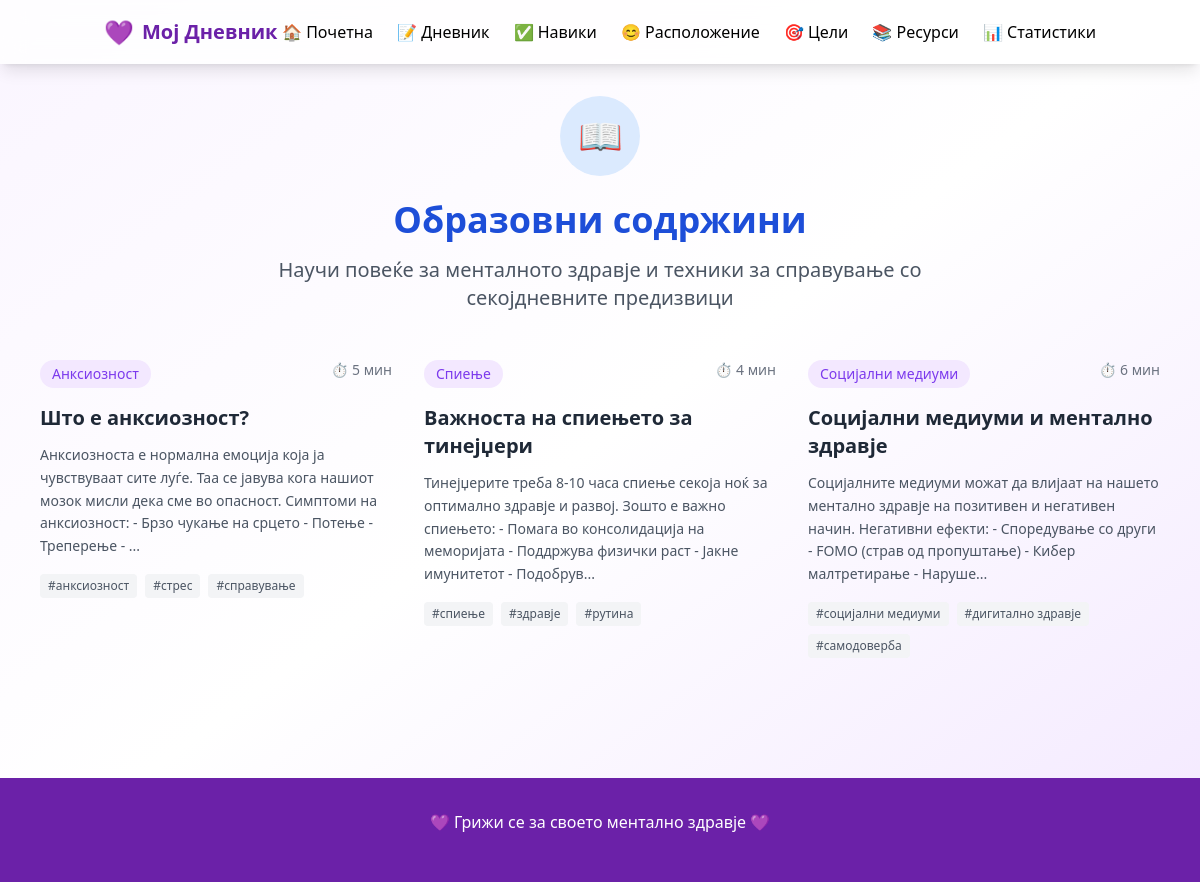
The page /resources/education on the database its author committed.
### models/resources.py (models this page shows)
class EducationalContent(BaseModel):
    __tablename__ = 'educational_content'
    title = db.Column(db.String(200), nullable=False)
    content = db.Column(db.Text)
    category = db.Column(db.String(50), nullable=False)
    age_group = db.Column(db.String(20))
    reading_time = db.Column(db.Integer)
    tags = db.Column(db.Text)

### controllers/resources_controller.py (the view, shortened to what this page needs)
@resources_bp.route('/education')
def education():
    content = EducationalContent.query.filter_by(age_group='teenagers').all()
    categories = list(set([c.category for c in content]))
    return render_template('resources/education.html', content=content, categories=categories)

### app.py (called while the page is built)
@app.context_processor
def inject_date():
    return {'today': date.today()}

### templates/resources/education.html (shortened to what this page needs)
{% extends "base.html" %}
{% block content %}
<div class="space-y-8">
    <div class="text-center mb-12">
        <div class="inline-flex items-center justify-center w-20 h-20 bg-blue-100 rounded-full mb-6">
            <span class="text-4xl">📖</span>
        </div>
        <h1 class="text-4xl font-bold text-blue-700 mb-4">Образовни содржини</h1>
        <p class="text-xl text-gray-600 max-w-2xl mx-auto">
            Научи повеќе за менталното здравје и техники за справување со секојдневните предизвици
        </p>
    </div>
    <div id="contentGrid" class="grid md:grid-cols-2 lg:grid-cols-3 gap-8">
        {% for article in content %}
        <article class="content-item card  rounded-xl hover:shadow-xl transition-all duration-300 transform hover:-translate-y-1"
                 data-category="{{ article.category }}" data-tags="{{ article.tags }}">
            <div class="flex justify-between items-start mb-4">
                <span class="inline-block bg-purple-100 text-purple-700 px-3 py-1 rounded-full text-sm font-medium">
                    {{ article.category }}
                </span>
                <div class="flex items-center text-gray-500 text-sm">
                    <span class="mr-1">⏱️</span>
                    <span>{{ article.reading_time }} мин</span>
                </div>
            </div>
            <h3 class="text-xl font-bold text-gray-800 mb-3 line-clamp-2">
                {{ article.title }}
            </h3>
            <div class="text-gray-600 mb-4 text-sm leading-relaxed">
                {% set content_preview = article.content[:200] + '...' if article.content|length > 200 else article.content %}
                {{ content_preview | replace('**', '') | replace('#', '') }}
            </div>
            {% if article.tags %}
            <div class="flex flex-wrap gap-2 mb-6">
                {% for tag in article.tags.split(',') %}
                <span class="bg-gray-100 text-gray-600 px-2 py-1 rounded text-xs">
                    #{{ tag.strip() }}
                </span>
                {% endfor %}
            </div>
            {% endif %}
        </article>
        {% endfor %}
    </div>
</div>
{% endblock %}

### templates/base.html (style rules this page uses)
.card { @apply bg-white rounded-2xl shadow-xl p-6 border border-purple-100; }

### rows shown on the page
EducationalContent: category "Анксиозност", reading_time "5", title "Што е анксиозност?", content_preview "Анксиозноста е нормална емоција која ја чувствуваат сите луѓе. Таа се јавува кога нашиот мозок мисли дека сме во опасност. Симптоми на анксиозност: - Брзо чукање на срцето - Потење - Треперење - ...", strip "анксиозност" "стрес" "справување"
EducationalContent: category "Спиење", reading_time "4", title "Важноста на спиењето за тинејџери", content_preview "Тинејџерите треба 8-10 часа спиење секоја ноќ за оптимално здравје и развој. Зошто е важно спиењето: - Помага во консолидација на меморијата - Поддржува физички раст - Јакне имунитетот - Подобрув...", strip "спиење" "здравје" "рутина"
EducationalContent: category "Социјални медиуми", reading_time "6", title "Социјални медиуми и ментално здравје", content_preview "Социјалните медиуми можат да влијаат на нашето ментално здравје на позитивен и негативен начин. Негативни ефекти: - Споредување со други - FOMO (страв од пропуштање) - Кибер малтретирање - Наруше...", strip "социјални медиуми" "дигитално здравје" "самодоверба"
